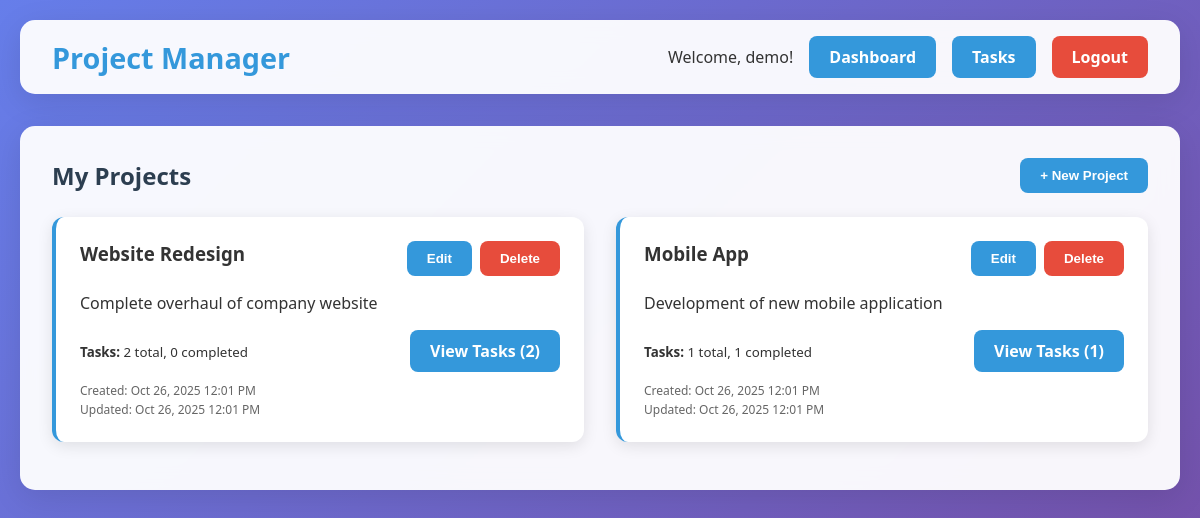
/projects.php (signed in), run on the app's committed database.
### tables this page shows
CREATE TABLE projects (
    id INT AUTO_INCREMENT PRIMARY KEY,
    user_id INT NOT NULL,
    name VARCHAR(100) NOT NULL,
    description TEXT,
    created_at TIMESTAMP DEFAULT CURRENT_TIMESTAMP,
    updated_at TIMESTAMP DEFAULT CURRENT_TIMESTAMP ON UPDATE CURRENT_TIMESTAMP,
    FOREIGN KEY (user_id) REFERENCES users(id) ON DELETE CASCADE
);

CREATE TABLE tasks (
    id INT AUTO_INCREMENT PRIMARY KEY,
    project_id INT NOT NULL,
    title VARCHAR(200) NOT NULL,
    description TEXT,
    status ENUM('todo', 'in-progress', 'done') DEFAULT 'todo',
    priority ENUM('low', 'medium', 'high') DEFAULT 'medium',
    due_date DATE,
    created_at TIMESTAMP DEFAULT CURRENT_TIMESTAMP,
    updated_at TIMESTAMP DEFAULT CURRENT_TIMESTAMP ON UPDATE CURRENT_TIMESTAMP,
    FOREIGN KEY (project_id) REFERENCES projects(id) ON DELETE CASCADE
);

### includes/functions.php (called while the page is built, shortened)
<?php
class ProjectManager {
    private $conn;
    public function __construct($db) {
        $this->conn = $db;
    }
    public function getProjects($user_id) {
        $query = "SELECT * FROM projects WHERE user_id = :user_id ORDER BY created_at DESC";
        $stmt = $this->conn->prepare($query);
        $stmt->bindParam(":user_id", $user_id);
        $stmt->execute();
        return $stmt->fetchAll(PDO::FETCH_ASSOC);
    }
    public function getTasks($project_id, $filters = []) {
        $query = "SELECT * FROM tasks WHERE project_id = :project_id";
        $query .= " ORDER BY
            CASE priority
                WHEN 'high' THEN 1
                WHEN 'medium' THEN 2
                WHEN 'low' THEN 3
            END, due_date ASC";
        $stmt = $this->conn->prepare($query);
        $stmt->bindParam(":project_id", $project_id);
        $stmt->execute();
        return $stmt->fetchAll(PDO::FETCH_ASSOC);
    }
}
?>

### projects.php (the view, shortened to what this page needs)
<?php
require_once "includes/config.php";
require_once "includes/functions.php";
$projectManager = new ProjectManager($db);
$user_id = $_SESSION['user_id'];
$projects = $projectManager->getProjects($user_id);
?>
<!DOCTYPE html>
<html lang="en">
<head>
    <link rel="stylesheet" href="css/style.css">
</head>
<body>
    <div class="container">
        <div class="header">
            <div class="header-content">
                <a href="dashboard.php" class="logo">Project Manager</a>
                <div class="user-info">
                    <span>Welcome, <?php echo htmlspecialchars($_SESSION['username']); ?>!</span>
                    <a href="dashboard.php" class="btn btn-primary">Dashboard</a>
                    <a href="tasks.php" class="btn btn-primary">Tasks</a>
                    <a href="logout.php" class="btn btn-danger">Logout</a>
                </div>
            </div>
        </div>
        <div class="card">
            <div class="card-header">
                <h2 class="card-title">My Projects</h2>
                <button class="btn btn-primary modal-trigger" data-modal="createProjectModal">
                    + New Project
                </button>
            </div>
            <?php if (empty($projects)): ?>
                <div style="text-align: center; padding: 3rem;">
                    <h3>No projects yet</h3>
                    <p>Create your first project to get started!</p>
                    <button class="btn btn-primary modal-trigger" data-modal="createProjectModal">
                        Create First Project
                    </button>
                </div>
            <?php else: ?>
                <div class="grid">
                    <?php foreach ($projects as $project):
                        $tasks = $projectManager->getTasks($project['id']);
                        $completed_tasks = array_filter($tasks, function($task) {
                            return $task['status'] === 'done';
                        });
                    ?>
                        <div class="project-item">
                            <div style="display: flex; justify-content: between; align-items: start; margin-bottom: 1rem;">
                                <h3 style="margin: 0; flex: 1;"><?php echo htmlspecialchars($project['name']); ?></h3>
                                <div style="display: flex; gap: 0.5rem;">
                                    <button class="btn btn-primary modal-trigger"
                                            data-modal="editProjectModal"
                                            data-project-id="<?php echo $project['id']; ?>"
                                            data-project-name="<?php echo htmlspecialchars($project['name']); ?>"
                                            data-project-description="<?php echo htmlspecialchars($project['description']); ?>">
                                        Edit
                                    </button>
                                    <form method="POST" style="display: inline;" onsubmit="return confirmDelete('Are you sure you want to delete this project and all its tasks?')">
                                        <button type="submit" class="btn btn-danger">Delete</button>
                                    </form>
                                </div>
                            </div>
                            <p><?php echo htmlspecialchars($project['description']); ?></p>
                            <div style="display: flex; justify-content: space-between; align-items: center; margin-top: 1rem;">
                                <div>
                                    <small><strong>Tasks:</strong> <?php echo count($tasks); ?> total, <?php echo count($completed_tasks); ?> completed</small>
                                </div>
                                <div>
                                    <a href="tasks.php?project_id=<?php echo $project['id']; ?>" class="btn btn-primary">
                                        View Tasks (<?php echo count($tasks); ?>)
                                    </a>
                                </div>
                            </div>
                            <div style="margin-top: 0.5rem; font-size: 0.9rem; color: #666;">
                                <small>Created: <?php echo date('M j, Y g:i A', strtotime($project['created_at'])); ?></small><br>
                                <small>Updated: <?php echo date('M j, Y g:i A', strtotime($project['updated_at'])); ?></small>
                            </div>
                        </div>
                    <?php endforeach; ?>
                </div>
            <?php endif; ?>
        </div>
    </div>
</body>
</html>

### css/style.css (style rules this page uses)
* { margin: 0; padding: 0; box-sizing: border-box; }
body { font-family: 'Segoe UI', Tahoma, Geneva, Verdana, sans-serif; background: linear-gradient(135deg, #667eea 0%, #764ba2 100%); min-height: 100vh; color: #333; }
.container { max-width: 1200px; margin: 0 auto; padding: 20px; }
.header { background: rgba(255, 255, 255, 0.95); backdrop-filter: blur(10px); padding: 1rem 2rem; border-radius: 15px; box-shadow: 0 8px 32px rgba(0, 0, 0, 0.1); margin-bottom: 2rem; animation: slideDown 0.5s ease-out; }
.header-content { display: flex; justify-content: space-between; align-items: center; }
.logo { font-size: 1.8rem; font-weight: bold; color: #3498db; text-decoration: none; }
.user-info { display: flex; align-items: center; gap: 1rem; }
.btn { padding: 10px 20px; border: none; border-radius: 8px; cursor: pointer; text-decoration: none; font-weight: 600; transition: all 0.3s ease; display: inline-block; text-align: center; }
.btn-primary { background: #3498db; color: white; }
.btn-danger { background: #e74c3c; color: white; }
.card { background: rgba(255, 255, 255, 0.95); backdrop-filter: blur(10px); border-radius: 15px; padding: 2rem; margin-bottom: 2rem; box-shadow: 0 8px 32px rgba(0, 0, 0, 0.1); animation: fadeInUp 0.6s ease-out; }
.card-header { display: flex; justify-content: space-between; align-items: center; margin-bottom: 1.5rem; flex-wrap: wrap; gap: 1rem; }
.card-title { font-size: 1.5rem; color: #2c3e50; margin: 0; }
.grid { display: grid; gap: 2rem; grid-template-columns: repeat(auto-fit, minmax(300px, 1fr)); }
.project-item, .task-item { background: white; border-radius: 12px; padding: 1.5rem; margin-bottom: 1rem; border-left: 4px solid #3498db; box-shadow: 0 4px 15px rgba(0, 0, 0, 0.1); transition: all 0.3s ease; animation: slideInLeft 0.5s ease-out; }

### data on the page
projects: name "Website Redesign", description "Complete overhaul of company website", count($tasks) "2", count($completed_tasks) "0", created_at "Oct 26, 2025 12:01 PM", updated_at "Oct 26, 2025 12:01 PM"
projects: name "Mobile App", description "Development of new mobile application", count($tasks) "1", tasks.status "1", created_at "Oct 26, 2025 12:01 PM", updated_at "Oct 26, 2025 12:01 PM"

### other printed values
$_SESSION['username'] "demo"
